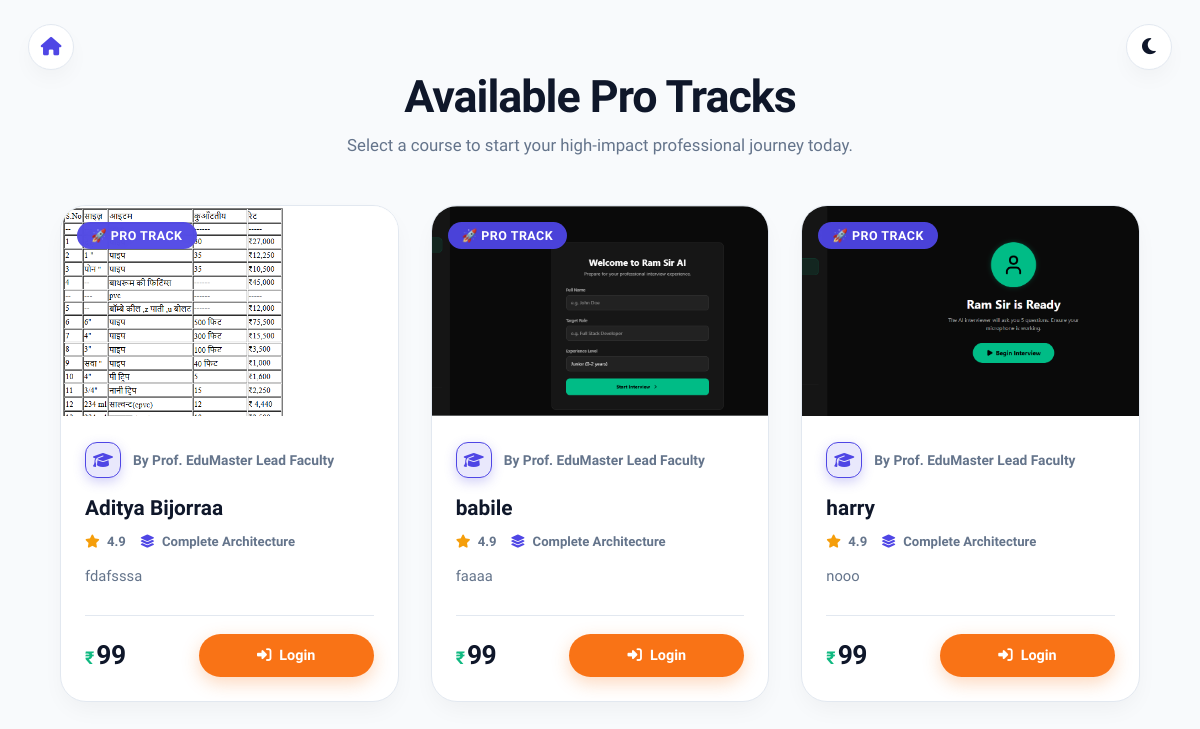
The page /teacher/1/ on the database its author committed.
### frontend/models.py (models this page shows, shortened)
class Course(models.Model):
    teacher = models.ForeignKey(
        Teacher,
        on_delete=models.CASCADE,
        related_name="courses"
    )
    course_name = models.CharField(
        max_length=200
    )
    course_image = models.ImageField(
        upload_to="courses/",
        blank=True,
        null=True
    )
    description = models.TextField()
    price = models.PositiveIntegerField(
        default=99
    )
    created_at = models.DateTimeField(
        auto_now_add=True
    )
    updated_at = models.DateTimeField(
        auto_now=True
    )

### frontend/views.py (the view, shortened to what this page needs)
def teacher_courses(request, id):
    teacher = get_object_or_404(
        Teacher,
        id=id
    )
    courses = Course.objects.filter(
        teacher=teacher
    )
    purchased_ids = []
    return render(
        request,
        "teacher.html",
        {
            "teacher": teacher,
            "courses": courses,
            "purchased_ids": purchased_ids,
        }
    )

### frontend/templates/teacher.html (shortened to what this page needs)
<!DOCTYPE html>
<html lang="en">
    <head>
        {% load static %}
    <link rel="stylesheet" href="{% static 'css/teacher.css' %}">
    <link rel="stylesheet" href="https://cdnjs.cloudflare.com/ajax/libs/font-awesome/6.5.1/css/all.min.css">
</head>
<body>
<div class="top-bar-fixed">
    <a href="{% url 'home' %}" class="btn-action-float top-left-home" title="Back to Dashboard">
        <i class="fa-solid fa-house"></i>
    </a>
    <button id="themeToggle" class="btn-action-float top-right-theme" title="Switch Theme">
        <i class="fa-solid fa-moon"></i>
    </button>
</div>
<main class="showcase-wrapper">
    <div class="page-heading">
        <h1>Available Pro Tracks</h1>
        <p>Select a course to start your high-impact professional journey today.</p>
    </div>
    <div class="course-container">
        {% for course in courses %}
        <div class="course-box">
            <div class="thumb-wrapper">
                {% if course.id in purchased_ids %}
                    <span class="status-badge badge-owned"><i class="fa-solid fa-circle-check"></i> Enrolled</span>
                {% else %}
                    <span class="status-badge badge-new">🚀 Pro Track</span>
                {% endif %}
                <img src="{{ course.course_image.url }}" alt="{{ course.course_name }}">
            </div>
            <div class="card-content">
                <div class="teacher-row">
                    <div class="css-mentor-badge">
                        <i class="fa-solid fa-graduation-cap"></i>
                    </div>
                    <span class="t-name">By Prof. {{ course.teacher_name|default:"EduMaster Lead Faculty" }}</span>
                </div>
                <h2 class="c-title">
                    {{ course.course_name }}
                </h2>
                <div class="course-meta-tags">
                    <span class="rating-badge"><i class="fa-solid fa-star text-yellow"></i> {{ course.rating|default:"4.9" }}</span>
                    <span class="contain-tag"><i class="fa-solid fa-layer-group"></i> {{ course.teacher_contain|default:"Complete Architecture" }}</span>
                </div>
                <p class="c-desc">{{ course.description }}</p>
                <div class="card-footer">
                    <div class="price-box">
                        <span class="currency">₹</span>
                        <span class="amount">{{ course.price }}</span>
                    </div>
                    <div class="action-box">
                        {% if course.id in purchased_ids %}
                            <a href="{% url 'course_access' course.id %}">
                                <button class="action-btn open-btn">
                                    <i class="fa-solid fa-circle-play"></i> Open Course
                                </button>
                            </a>
                        {% else %}
                            {% if user.is_authenticated %}
                                <a href="{% url 'payment2' course.id %}">
                                    <button class="action-btn buy-btn">
                                        <i class="fa-solid fa-cart-shopping"></i> Buy Course
                                    </button>
                                </a>
                            {% else %}
                                <a href="{% url 'login' %}">
                                    <button class="action-btn login-btn">
                                        <i class="fa-solid fa-right-to-bracket"></i> Login
                                    </button>
                                </a>
                            {% endif %}
                        {% endif %}
                    </div>
                </div>
            </div>
            </div>
        {% endfor %}
    </div>
</main>
</body>
</html>

### rows shown on the page
Course: shows "🚀 PRO TRACK", course_image (picture), teacher_name "EduMaster Lead Faculty", course_name "Aditya Bijorraa", rating "4.9", teacher_contain "Complete Architecture", description "fdafsssa", price "99", shows "Login"
Course: shows "🚀 PRO TRACK", course_image (picture), teacher_name "EduMaster Lead Faculty", course_name "babile", rating "4.9", teacher_contain "Complete Architecture", description "faaaa", price "99", shows "Login"
Course: shows "🚀 PRO TRACK", course_image (picture), teacher_name "EduMaster Lead Faculty", course_name "harry", rating "4.9", teacher_contain "Complete Architecture", description "nooo", price "99", shows "Login"
